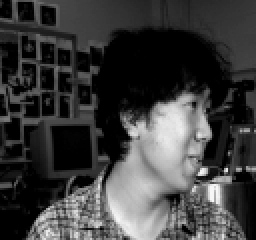
#> input picture cmu_face_images/an2i/an2i_left_happy_open.pgm, 128 x 120 px (shown 2 times larger)
$ python sobel_filter.py ../cmu_face_images/an2i/an2i_left_happy_open.pgm ../cmu_face_images/an2i/an2i_left_happy_sunglasses.pgm   (older library calls are emulated)
#> lines starting #> are read from the running program, lines starting #| are printed output that depends on the picture
import cv2
import numpy as np

def sobel_filter(input_image_path, output_image_path):
    image = cv2.imread(input_image_path, cv2.IMREAD_GRAYSCALE)
#> image is the input picture: shape (120, 128); min 0, max 248, mean 61.1
    if image is None:
        raise FileNotFoundError(f"Image not found: {input_image_path}")

    sobelx = cv2.Sobel(image, cv2.CV_64F, 1, 0, ksize=5)
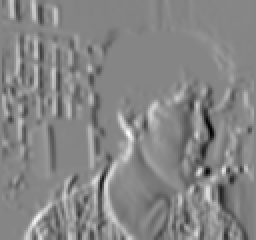
#> sobelx: shape (120, 128) float64 (shown 2 times larger); min -8646, max 7870, mean 13.3; drawn with min black and max white
    sobely = cv2.Sobel(image, cv2.CV_64F, 0, 1, ksize=5)
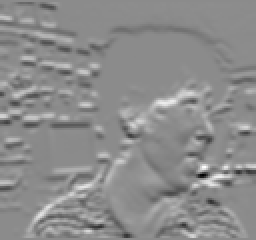
#> sobely: shape (120, 128) float64 (shown 2 times larger); min -9669, max 8015, mean 64.7; drawn with min black and max white
    sobel_combined = cv2.magnitude(sobelx, sobely)
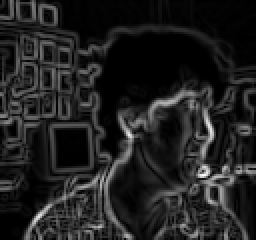
#> sobel_combined: shape (120, 128) float64 (shown 2 times larger); min 0, max 9882.1, mean 1280.2; drawn with min black and max white

    cv2.imwrite(output_image_path, sobel_combined)
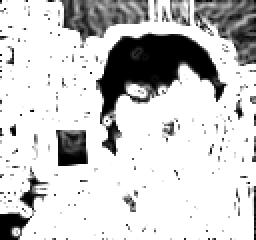
#> saved as an2i_left_happy_sunglasses.pgm: shape (120, 128) (shown 2 times larger); min 0, max 255, mean 204.1
    print(f"Processed {input_image_path} -> {output_image_path}")

if __name__ == "__main__":
    import sys
    if len(sys.argv) != 3:
        print("Usage: python sobel_filter.py <input_image_path> <output_image_path>")
    else:
        sobel_filter(sys.argv[1], sys.argv[2])

$ run again, on cmu_face_images/an2i/an2i_right_angry_open.pgm
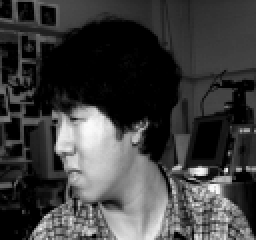
#> input picture cmu_face_images/an2i/an2i_right_angry_open.pgm, 128 x 120 px (shown 2 times larger)
#> in sobel_filter, image is the input picture: shape (120, 128); min 0, max 250, mean 61.6
#> in sobel_filter, `sobel_combined = cv2.magnitude(sobelx, sobely)`:
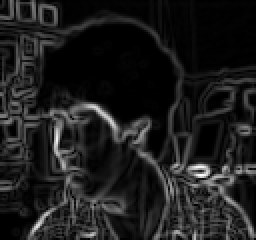
#> sobel_combined: shape (120, 128) float64 (shown 2 times larger); min 0, max 10487.3, mean 1215.3; drawn with min black and max white
#> in sobel_filter, `cv2.imwrite(output_image_path, sobel_combined)`:
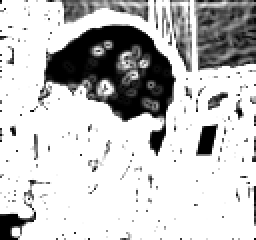
#> saved as an2i_right_angry_open.pgm: shape (120, 128) (shown 2 times larger); min 0, max 255, mean 197.1
